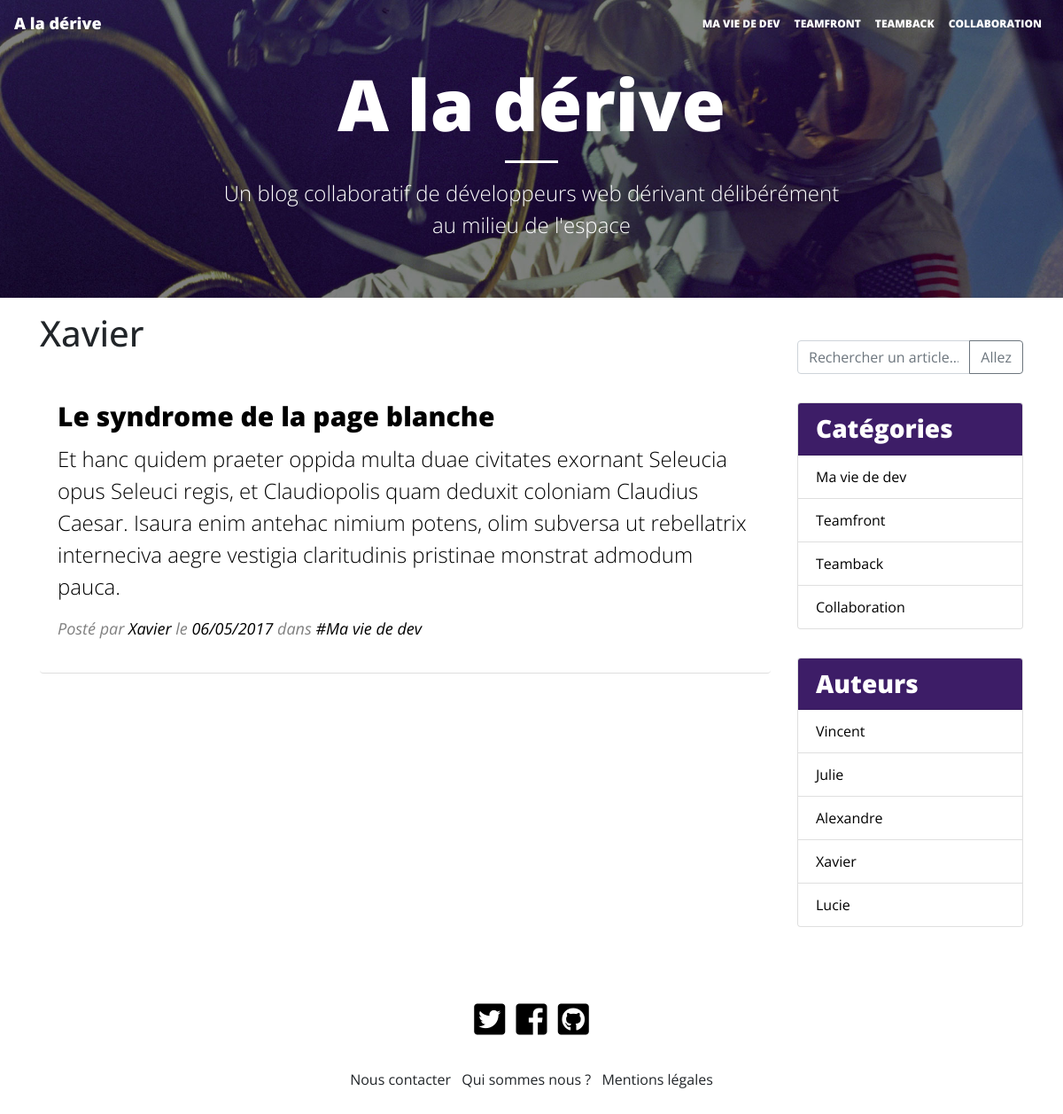
Screenshot of /index.php?page=author&id=4 with the database file from the repository.
### tables this page shows
CREATE TABLE `categories` (
  `id` int(10) UNSIGNED NOT NULL,
  `name` varchar(32) NOT NULL,
  `position` int(10) UNSIGNED NOT NULL DEFAULT '0'
);

CREATE TABLE `authors` (
  `id` int(10) UNSIGNED NOT NULL,
  `name` varchar(64) NOT NULL,
  `image` varchar(255) DEFAULT NULL,
  `email` varchar(255) DEFAULT NULL
);

CREATE TABLE `posts` (
  `id` int(10) UNSIGNED NOT NULL,
  `authors_id` int(10) UNSIGNED NOT NULL,
  `categories_id` int(10) UNSIGNED NOT NULL,
  `title` varchar(64) NOT NULL,
  `short_text` varchar(255) NOT NULL,
  `text` text NOT NULL,
  `published_date` datetime NOT NULL,
  `views` mediumint(8) UNSIGNED NOT NULL DEFAULT '0'
);

### index.php (called while the page is built, shortened)
<?php
require 'inc/classes/Article.php';
require 'inc/classes/Category.php';
require 'inc/classes/Author.php';
require 'inc/classes/DBData.php';
$dataObject = new DBData();
$categories = $dataObject->getCategories();
$authors = $dataObject->getAuthors();
$articles = $dataObject->getArticles();
if (!empty($_GET['page'])) {
    $page = trim($_GET['page']);
}
else {
    $page = 'home';
}
$templateName = '';
if ($page == 'author') {
    $templateName = 'author';
}
require __DIR__.'/inc/templates/header.tpl.php';
require __DIR__.'/inc/templates/'.$templateName.'.tpl.php';
require __DIR__.'/inc/templates/footer.tpl.php';

### inc/classes/DBData.php (called while the page is built, shortened)
<?php
class DBData
{
    public $pdo;
    public function __construct () {
        $user = 'oblog';
        $pass = 'oblog';
        $this->pdo = new PDO('mysql:host=localhost;dbname=oblog', $user, $pass);
    }
    public function getArticles() {
        $sql = "SELECT * FROM posts";
        $pdoStatement = $this->pdo->query($sql);
        $resultat = $pdoStatement->fetchAll(PDO::FETCH_ASSOC);
        $articles = array();
        foreach ($resultat as $articleTableau) {
            $articleObjet = new Article(
                                $articleTableau['id'],
                                $articleTableau['title'],
                                $articleTableau['text'],
                                $articleTableau['authors_id'],
                                $articleTableau['published_date'],
                                $articleTableau['categories_id']
                            );
            $articles[$articleTableau['id']] = $articleObjet;
        }
        return $articles;
    }
    public function getCategories() {
        $sql = "SELECT * FROM categories";
        $pdoStatement = $this->pdo->query($sql);
        $resultat = $pdoStatement->fetchAll(PDO::FETCH_ASSOC);
        $categories = array();
        foreach($resultat as $categoryTableau) {
            $categoryObjet = new Category(
                                $categoryTableau['name'],
                                $categoryTableau['position']
            );
            $categories[$categoryTableau['id']] = $categoryObjet;
        }
        return $categories;
    }
    public function getAuthors() {
        $sql = "SELECT * FROM authors";
        $pdoStatement = $this->pdo->query($sql);
        $resultat = $pdoStatement->fetchAll(PDO::FETCH_ASSOC);
        $authors = array();
        foreach($resultat as $authorTableau) {
            $authorObjet = new Author(
                                $authorTableau['name'],
                                $authorTableau['image'],
                                $authorTableau['email']
            );
            $authors[$authorTableau['id']] = $authorObjet;
        }
        return $authors;
    }
}

### inc/classes/Category.php (called while the page is built, shortened)
<?php
class Category {
    private $name;
    public function __construct($name, $position) {
        $this->name = $name;
    }
    public function getName() {
        return $this->name;
    }
}

### inc/classes/Author.php (called while the page is built, shortened)
<?php
class Author {
    private $name;
    public function __construct($name, $image, $email) {
        $this->name = $name;
    }
    public function getName() {
        return $this->name;
    }
}

### inc/classes/Article.php (called while the page is built, shortened)
<?php
class Article {
    public $date;
    public function __construct($id = '', $title = '', $content = '', $author = '', $date = '', $category = '') {
        $this->title = $title;
        $this->content = $content;
        $this->author = $author;
        $this->date = $date;
        $this->category = $category;
    }
    public function getDateFr() {
        return date('d/m/Y', strtotime($this->date));
    }
}

### inc/templates/author.tpl.php (the view)
<h1>
  <?= $authors[$_GET['id']]->getName() ?>
</h1>
<?php foreach ($articles as $currentId => $currentArticle) : ?>
      <?php if(($_GET['id']) == (($articles[$currentId])->author)) : ?>
        <article class="card">
          <div class="card-body">
            <h2 class="card-title">
              <a href="index.php?page=article&id=<?= $currentId ?>">
                <?= $currentArticle->title ?>
              </a>
            </h2>
            <p class="card-text">
              <?= $currentArticle->content ?>
            </p>
            <p class="infos">
              Posté par <a href="#" class="card-link"><?= $authors[$currentArticle->author]->getName() ?></a> le <time><?= $currentArticle->getDateFr() ?></time> dans <a href="#"
                class="card-link">#<?=  $categories[$currentArticle->category]->getName() ?></a>
            </p>
          </div>
        </article>
      <?php endif ?>
<?php endforeach ?>

### inc/templates/header.tpl.php (shortened to what this page needs)
<!doctype html>
<html lang="en">
<head>
  <link rel="stylesheet" href="https://use.fontawesome.com/releases/v5.0.13/css/all.css"
>
  <link rel="stylesheet" href="https://stackpath.bootstrapcdn.com/bootstrap/4.1.1/css/bootstrap.min.css"
>
  <link rel="stylesheet" href="./css/blog.css">
</head>
<body>
  <header>
    <nav class="navbar navbar-expand-md navbar-light">
      <a class="navbar-brand" href="#">A la dérive</a>
      <div class="collapse navbar-collapse justify-content-end" id="navbarNav">
        <ul class="navbar-nav ">
          <?php foreach ($categories as $categoryId => $currentCategory) : ?>
          <li class="nav-item">
            <a class="nav-link" href="index.php?page=category&id=<?= $categoryId ?>">
              <?= $currentCategory->getName() ?>
            </a>
          </li>
          <?php endforeach; ?>
        </ul>
      </div>
    </nav>
    <section class="text-center">
      <h1>A la dérive</h1>
      <hr />
      <p>
        Un blog collaboratif de développeurs web dérivant délibérément au milieu de l'espace
      </p>
    </section>
  </header>
  <div class="container">
    <div class="row">
      <main class="col-lg-9">

### inc/templates/footer.tpl.php (shortened to what this page needs)
      </main>
      <aside class="col-lg-3">
        <div class="input-group mb-3">
          <input type="text" class="form-control" placeholder="Rechercher un article..."
            aria-label="Rechercher un article..." aria-describedby="basic-addon2">
          <div class="input-group-append">
            <button class="btn btn-outline-secondary" type="button">Allez</button>
          </div>
        </div>
        <div class="card">
          <h3 class="card-header">Catégories</h3>
          <ul class="list-group list-group-flush">
          <?php foreach ($categories as $categoryId => $currentCategory) : ?>
            <li class="list-group-item">
            <a href="index.php?page=category&id=<?= $categoryId ?>">
              <?= $currentCategory->getName() ?>
            </a>
            </li>
          <?php endforeach; ?>
          </ul>
        </div>
        <div class="card">
          <h3 class="card-header">Auteurs</h3>
          <ul class="list-group list-group-flush">
            <?php foreach ($authors as $authorId => $currentAuthor) : ?>
              <li class="list-group-item">
              <a href="index.php?page=author&id=<?= $authorId ?>">
                <?= $currentAuthor->getName() ?>
              </a>
              </li>
            <?php endforeach; ?>
          </ul>
        </div>
      </aside>
    </div>
    <footer>
      <div class="row justify-content-center text-center">
        <div class="col-6 social-networks">
          <ul class="list-inline">
            <li class="list-inline-item"><a href="#"><i class="fab fa-twitter-square"></i></a></li>
            <li class="list-inline-item"><a href="#"><i class="fab fa-facebook-square"></i></a></li>
            <li class="list-inline-item"><a href="#"><i class="fab fa-github-square"></i></a></li>
          </ul>
        </div>
      </div>
      <div class="row justify-content-center text-center">
        <div class="col-9 links">
          <ul class="list-inline">
            <li class="list-inline-item"><a href="#">Nous contacter</a></li>
            <li class="list-inline-item"><a href="#">Qui sommes nous ?</a></li>
            <li class="list-inline-item"><a href="#">Mentions légales</a></li>
          </ul>
        </div>
      </div>
    </footer>
  </div>
</body>
</html>

### css/blog.css (style rules this page uses)
body { font-family: 'Open Sans', sans-serif; }
header { background: url('../images/home-bg.jpg') transparent left top no-repeat; background-size: cover; color: white; text-align: center; padding-bottom: 1em; margin-bottom: 1em; }
.navbar { background-color: #f8f8f8; }
.navbar, .navbar-light .navbar-brand, .navbar-light .navbar-toggler { color: #777; font-weight: 800; }
header hr { border-width: 3px; border-color: white; width: 60px; }
.navbar-light .navbar-brand { font-size: 18px; }
.navbar-toggler, .nav-link { font-size: 12px; text-transform: uppercase; transition: 400ms; }
header section { padding: 1em 0; }
header h1 { font-size: 50px; font-weight: 800; }
header p { font-size: 24px; font-weight: 300; }
article.card { margin: 2em 0; border: 0; border-bottom: 1px solid rgba(0,0,0,.125); }
article h2 { font-size: 30px; font-weight: 800; }
article p.card-text { font-size: 24px; font-weight: 300; }
article div { font-size: 18px; font-weight: 400; color: black; }
article a, article time { color: black; }
article .infos { font-style: italic; color: grey; }
aside { display: none; padding: 2em 0; }
footer { margin-bottom: 1em; }
footer .social-networks { margin: 10px 0; }
footer .social-networks a { font-size: 40px; color: black; }
footer .links a { color: inherit; }
@media (min-width:768px) { header { padding-bottom: 0; } }
@media (min-width:768px) { .navbar { background-color: transparent; } }
@media (min-width:768px) { .navbar, .navbar-light .navbar-brand, .navbar-light .navbar-toggler, .navbar-light .navbar-nav .nav-link { color: white; } }
@media (min-width:768px) { header section { display: none; } }
@media (min-width:992px) { header section { display: block; } }
@media (min-width:992px) { header h1 { font-size: 80px; } }
@media (min-width:992px) { header p { width: 60%; margin: auto; padding-bottom: 2em; } }
@media (min-width:992px) { .card-header { background: #3d1d67; color: white; font-weight: 800; } }
@media (min-width:992px) { .card a { color: black; } }
@media (min-width:992px) { .card { margin: 2em 0; } }
@media (min-width:992px) { aside { display: block; } }

### rows the page displays
categories: name "MA VIE DE DEV", name "Ma vie de dev"
categories: name "TEAMFRONT", name "Teamfront"
categories: name "TEAMBACK", name "Teamback"
categories: name "COLLABORATION", name "Collaboration"
authors: name "Xavier"
posts: title "Le syndrome de la page blanche", text "Et hanc quidem praeter oppida multa duae civitates exornant Seleucia opus Seleuci regis, et Claudiopolis quam deduxit coloniam Claudius Caesar. Isaura enim antehac nimium potens, olim subversa ut rebellatrix interneciva aegre vestigia claritudinis pristinae monstrat admodum pauca.", authors.name "Xavier", published_date "06/05/2017", categories.name "Ma vie de dev"
authors: name "Vincent"
authors: name "Julie"
authors: name "Alexandre"
authors: name "Lucie"
